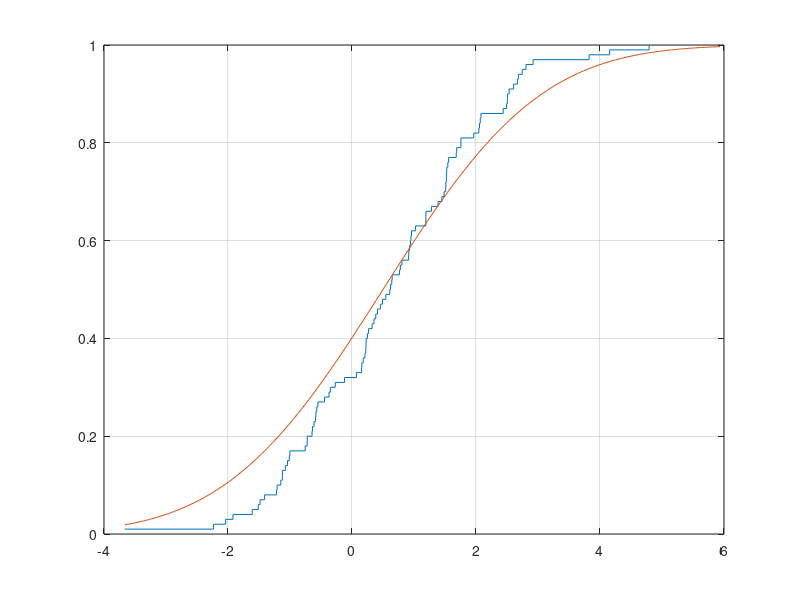

Write the MATLAB code that produced this figure.
clear;clc;
load('Gaussian1D.mat');

mean1=mean(s1); mean2=mean(s2); mean3=mean(s3); %mean
var1=var(s1,1); var2=var(s2,1); var3=var(s3,1); %variance
x=-3.664:0.1:6;
y=normcdf(x,0.5,2); %Generating according to N(0.5,2)

s1u=unique(s1); s2u=unique(s2); s3u=unique(s3); % Returns the same value as s1, but without duplicate elements. 
                                                % The results are sorted in ascending order.
frequency1 = tabulate(s1u); frequency2 = tabulate(s2u); frequency3 = tabulate(s3u);
cumpr1 = cumsum(frequency1(:,2)) / length(s1u);
cumpr2 = cumsum(frequency2(:,2)) / length(s2u);
cumpr3 = cumsum(frequency3(:,2)) / length(s3u);

stairs(s2u,cumpr2);
%stairs(s2u,cumpr2);
%stairs(s3u,cumpr3);
hold on;
plot(x,y);
grid on;

%cdfplot(s2);

